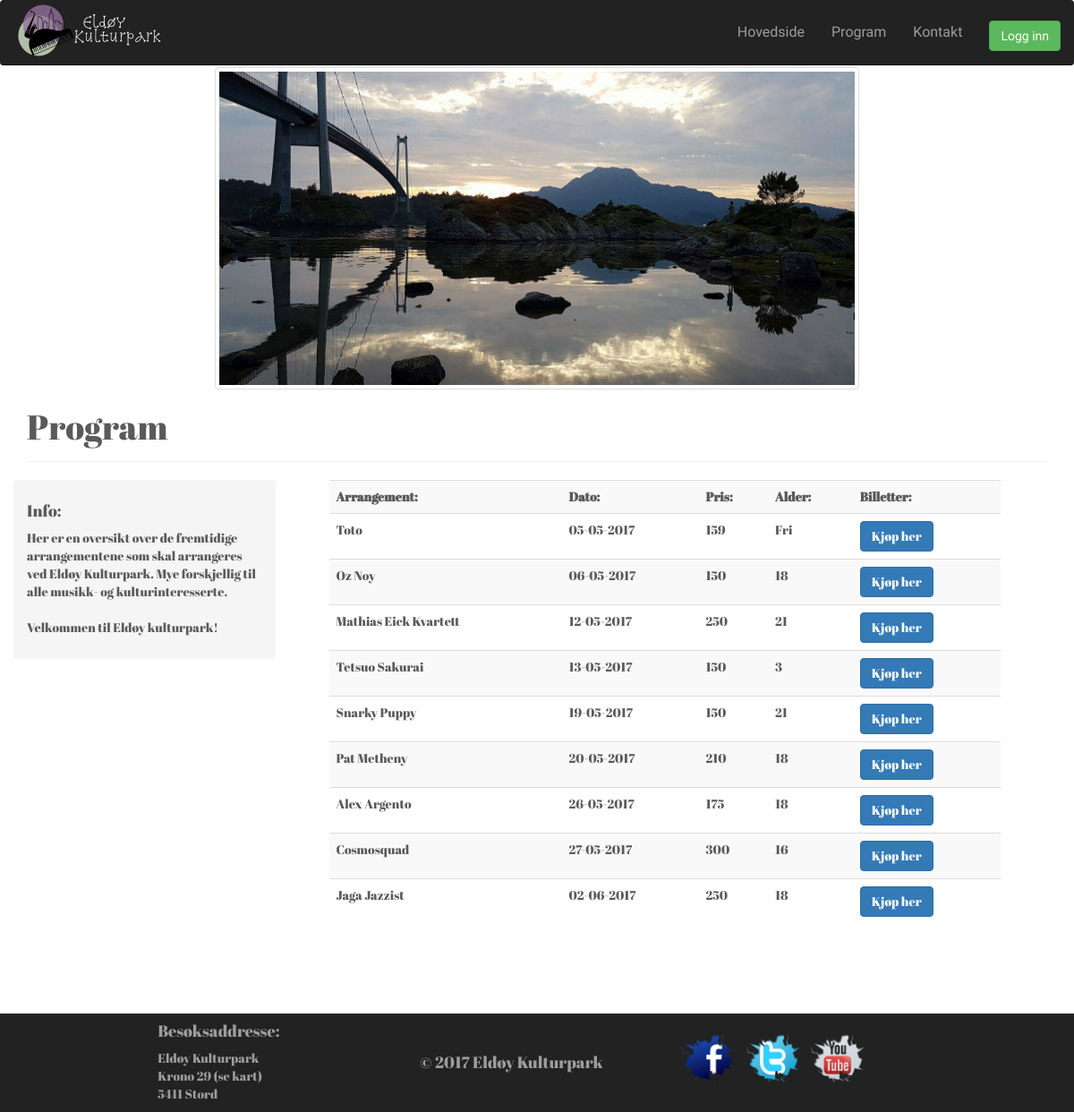
Screenshot of /program.php with the database file from the repository.
### tables this page shows
CREATE TABLE `event` (
    `EventID` int(20) NOT NULL,
    `Name` varchar(255) NOT NULL,
    `Date` date DEFAULT NULL,
    `Time` time DEFAULT NULL,
    `Comment` varchar(200) DEFAULT NULL,
    `Description` varchar(10000) DEFAULT NULL,
    `Producer` varchar(255) DEFAULT 'Eldøy Kulturpark',
    `Age` varchar(2) DEFAULT '18',
    `Fee` int(11) DEFAULT NULL,
    `Active` bool DEFAULT TRUE
);

### program.php (the view, shortened to what this page needs)
<?php
$root = $_SERVER['DOCUMENT_ROOT'];
include "$root/utested/phpinclude/phpHead.php";
include "$root/utested/phpinclude/connect.php";
?>
<div class="container">
    <div class="arrhead center">
        <img src="/utested/img/17a.jpg" alt="Utsiktsbilde av Elderøy" class="arrImg">
    </div>
    <div class="page-header"><h1>Program</h1></div>
    <div class="row">
        <div class="col-sm-3" id="arrDetails">
            <div class="sidebar-module sidebar-module-inset">
                <h4>Info:</h4>
                <p>Her er en oversikt over de fremtidige arrangementene som skal arrangeres ved
                    Eldøy Kulturpark. Mye forskjellig til alle musikk- og kulturinteresserte.<br /><br />Velkommen til Eldøy kulturpark!</p>
            </div>
        </div>
        <div class="col-sm-8">
            <div class="table-responsiv">
                <table class="table table-striped">
                    <tr>
                        <th>Arrangement:</th>
                        <th>Dato:</th>
                        <th>Pris:</th>
                        <th>Alder:</th>
                        <th>Billetter:</th>
                    </tr>
                    <?php
                    $sql = "CALL activeArr";
                    $result = mysqli_query($con,$sql);
                    foreach ($result as $key => $value) {
                        $newDate = date("d-m-Y", strtotime($value['Date']));
                        $age = $value['Age'];
                        echo "<tr>";
                        echo "<td>" .
                            '<a class="arrLink" href="/utested/Arrangement.php?eventid=' . $value['EventID'] . '">' . $value['Name'] . '</a>' . "</td>";
                        echo "<td>" . $newDate . "</td>";
                        echo "<td>" . $value['Fee'] . "</td>";
                        if ($age == 0)
                            $age = "Fri";
                        echo "<td>" . $age . " </td>";
                        echo '<td><button type="button" class="btn btn-primary" onclick="location.href=' . "'/utested/booking/bookSeat.php?event=" . $value['EventID'] . "'\">Kjøp her</button></td>";
                        echo "</tr>";
                    }
                    ?>
                </table>
            </div>
        </div>
    </div>
    <?php
    include "$root/utested/phpinclude/phpFooter.php";
    ?>

### css/carousel.css (style rules this page uses)
body { padding-bottom: 40px; color: #5a5a5a; }

### rows the page displays
event: Name "Toto", Date "05-05-2017", Fee "159", Age "Fri"
event: Name "Oz Noy", Date "06-05-2017", Fee "150", Age "18"
event: Name "Mathias Eick Kvartett", Date "12-05-2017", Fee "250", Age "21"
event: Name "Tetsuo Sakurai", Date "13-05-2017", Fee "150", Age "3"
event: Name "Snarky Puppy", Date "19-05-2017", Fee "150", Age "21"
event: Name "Pat Metheny", Date "20-05-2017", Fee "210", Age "18"
event: Name "Alex Argento", Date "26-05-2017", Fee "175", Age "18"
event: Name "Cosmosquad", Date "27-05-2017", Fee "300", Age "16"
event: Name "Jaga Jazzist", Date "02-06-2017", Fee "250", Age "18"
